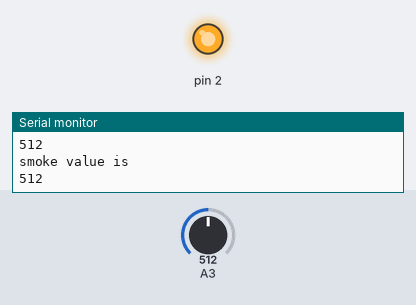
This sketch was run on a simulated Arduino Uno, built with avr-gcc and run on an emulated ATmega328P. Parts: output pins drawn as LEDs (lit = HIGH), the last lines printed to the serial monitor. The test bench sets the inputs (shaded band); at power-on: A3 = 512.

Above: at 2.8 s.
2.9 s: A3 set to 409
5.6 s: A3 set to 388
At 6.5 s:
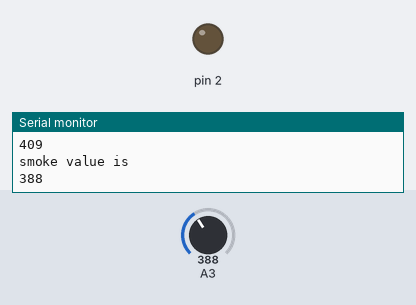
8.3 s: A3 set to 410
At 10.8 s:
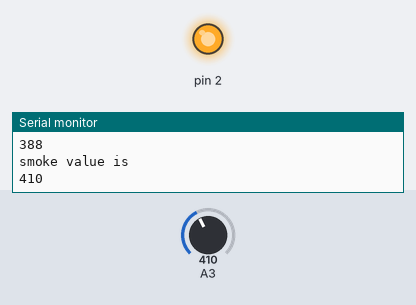
11.5 s: A3 set to 390
At 12.4 s:
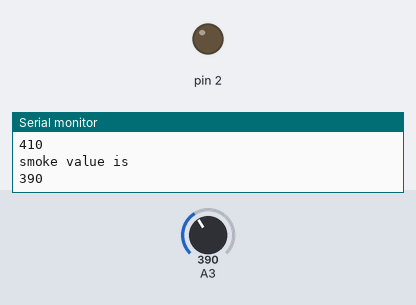
Timing chart, 0 to 14.5 s (numbered marks = the images above; inputs shaded):
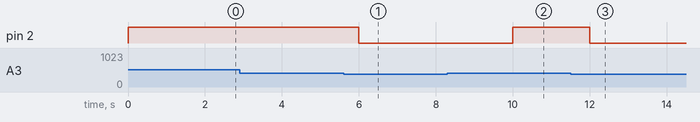

The sketch:

8th.ino
```cpp
int smoke=A3;
void setup()
{
  Serial.begin(9600);
  pinMode(A3,INPUT);
  pinMode(2,OUTPUT);
}
void loop()
{
  int ss=analogRead(A3);
  Serial.println("smoke value is");
  Serial.println(ss);
  if(ss>400)
  digitalWrite(2,HIGH);
  else
  digitalWrite(2,LOW);
  delay(2000);
}
```

Measured:
- the behaviour switches between 401 and 400 on A3 (found by bisection; images 0 and 1)
- after the input at 5.6 s, pin 2: HIGH → LOW after 0.40 s
- after the input at 8.3 s, pin 2: LOW → HIGH after 1.7 s
- after the input at 11.5 s, pin 2: HIGH → LOW after 0.50 s
